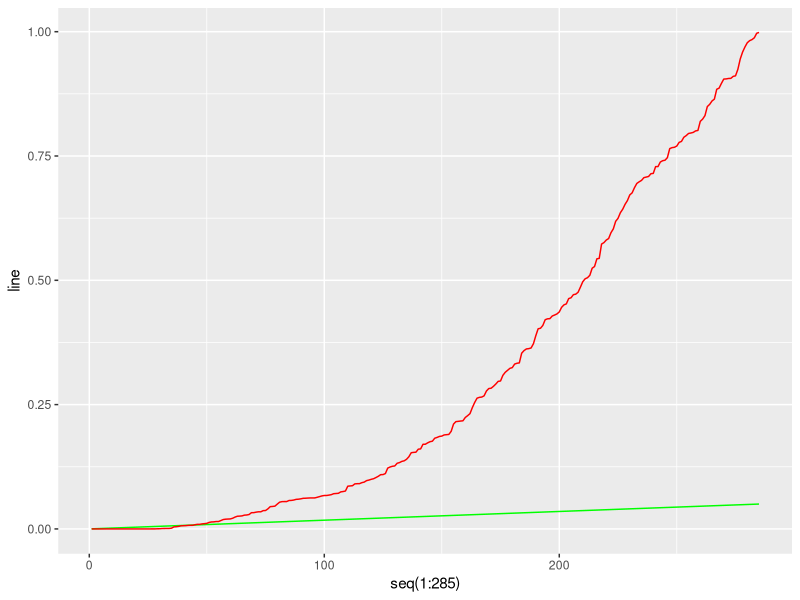

The R script that drew this image: (Note: this script raises an error after producing the figure.)
# Libraries
library(tidyverse)
library(ggplot2)

#load test data and review performance of model
df_test = read.csv("mse226_df_test.csv", header = TRUE)
df_test = select(df_test, -(boolean))

#run the regression on the df_test
chosen_model = lm(formula = price ~ age + kilometer + powerPS + vehicleType + brand + brand:vehicleType +
                  age:vehicleType + I(age^2):vehicleType, data = df_test)

#get RMSE values
rmse_test = sqrt(mean(predict(chosen_model, df_test) - df_test$price)**2)

##start with inference
#Bejamin Hochberg
#get probabilty values, and sort them
p_vals = summary(chosen_model)$coefficients[, 4]
p_vals = sort(p_vals)

#set up the values for the line alpha*j/(# of covariates)
line = 0.05*seq(1:length(p_vals))/length(p_vals)
boolean = ifelse(p_vals > line , 1, 0)

#plot 1
ggplot() + geom_line(aes(x=seq(1:285), y =line), color ='green') +
  geom_line(aes(x=seq(1:285), y = p_vals), color = 'red')

#compare by creating new vector
compare = cbind(p_vals, line, boolean)

#print out the values which satisfy the BH inequality
accept = compare[boolean == 0,]

#plot 2
ggplot() + geom_line(aes(x=seq(1:dim(accept)[1]), y =accept[,1]), color ='green') +
  +     geom_line(aes(x=seq(1:dim(accept)[1]), y = accept[,2]), color = 'red')


#sample from the data
coefficients = data.frame(summary(chosen_model)$coefficients[,1])

#get the number of covariates
#r = dim(coefficients)[1]
#focus on first four for now
r = 4
n = 100
inference = matrix(rep(0, n*r), nrow = r, ncol = n)

#label each row in inference 
rownames(inference)  = rownames(covariates)[1:4]

for (i in 1:n){
  #choose with replacement indices from the df_test
  input_index = sample(1:dim(df_test)[1], dim(df_test)[1], replace = TRUE)
  
  #build a new df_test from the indices above
  df_new_test = df_test[input_index, ]
  
  #train the new model
  model = lm(formula = price ~ age + kilometer + powerPS + vehicleType + brand + brand:vehicleType +
                      age:vehicleType + I(age^2):vehicleType, data = df_new_test)
  
  #get the new value for the coefficient of the covariates
  new_coefficients = matrix( summary( chosen_model )$coefficients[1:4,1] )
  inference[ , i ] = new_coefficients
  
}

#view histogram for the values of the intercept
intercept = inference[,1]
hist(intercept)
  
